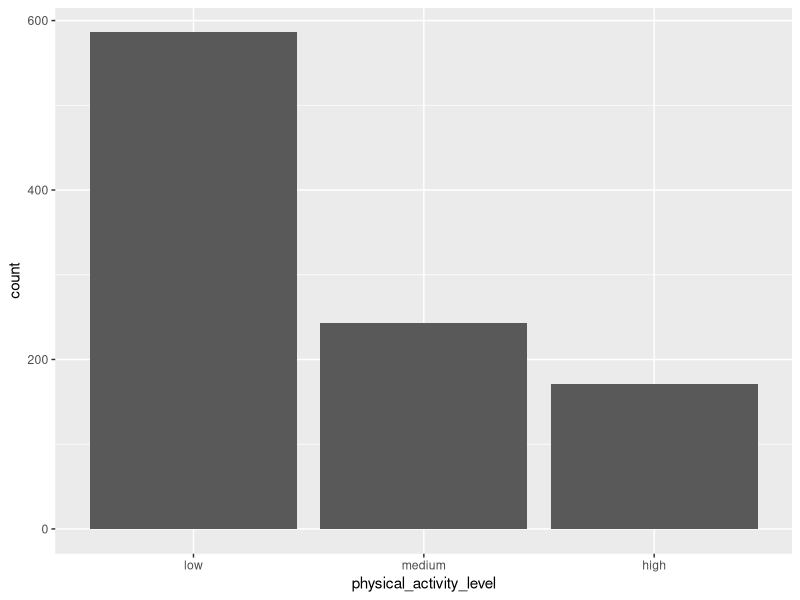
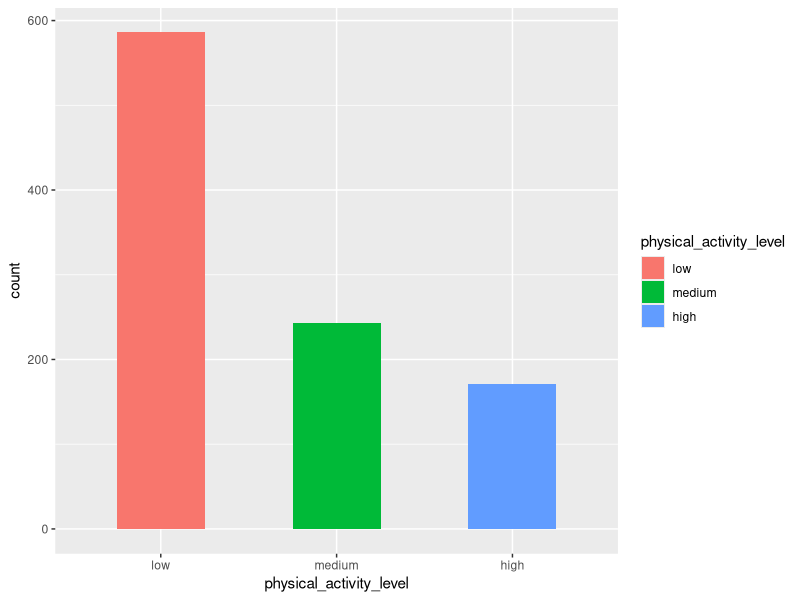
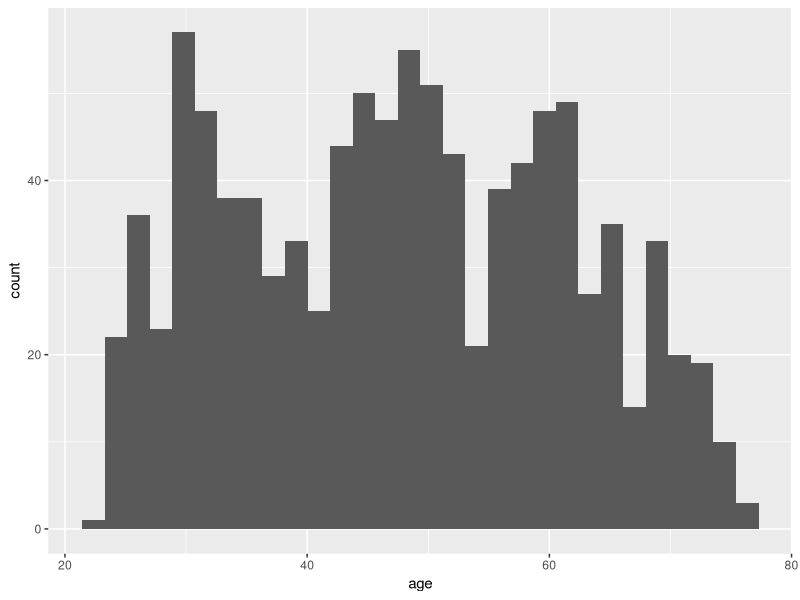
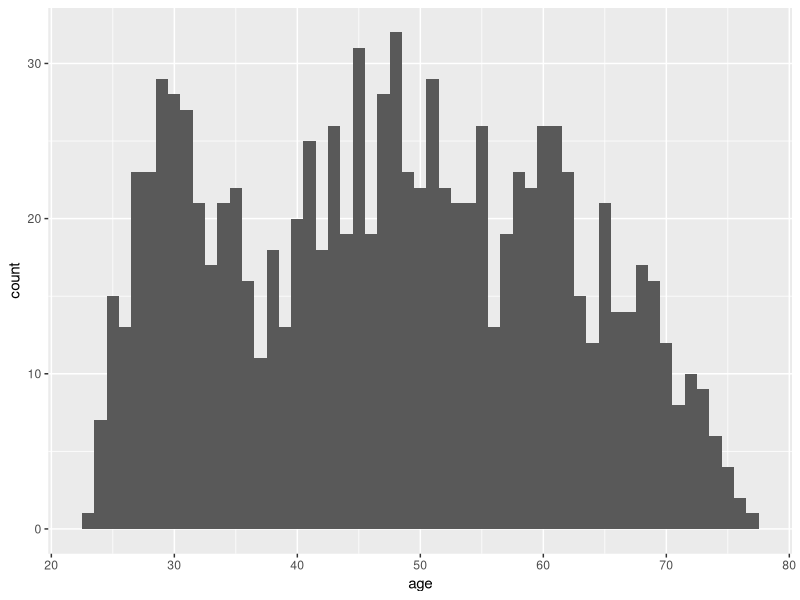
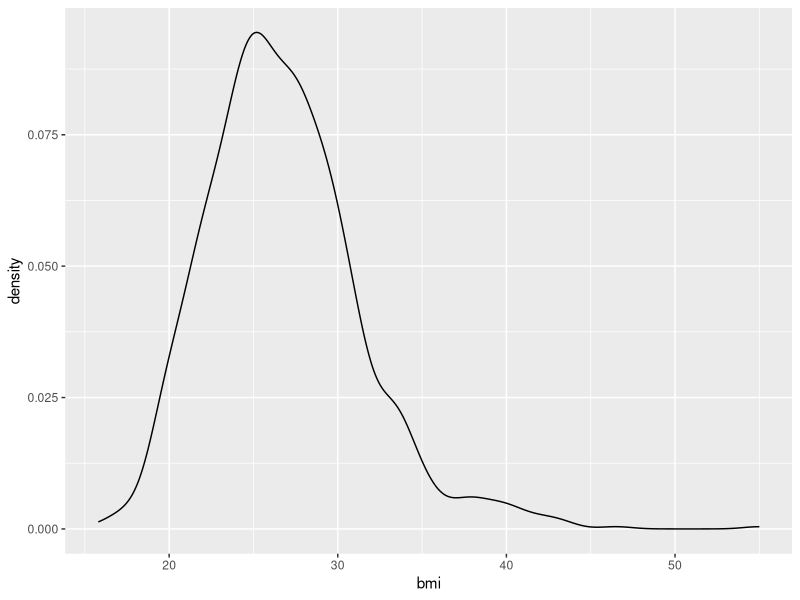
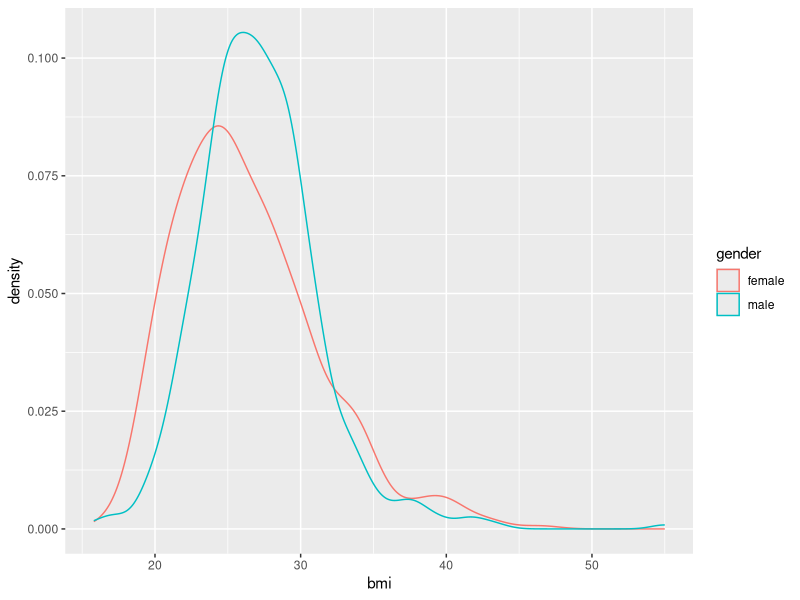
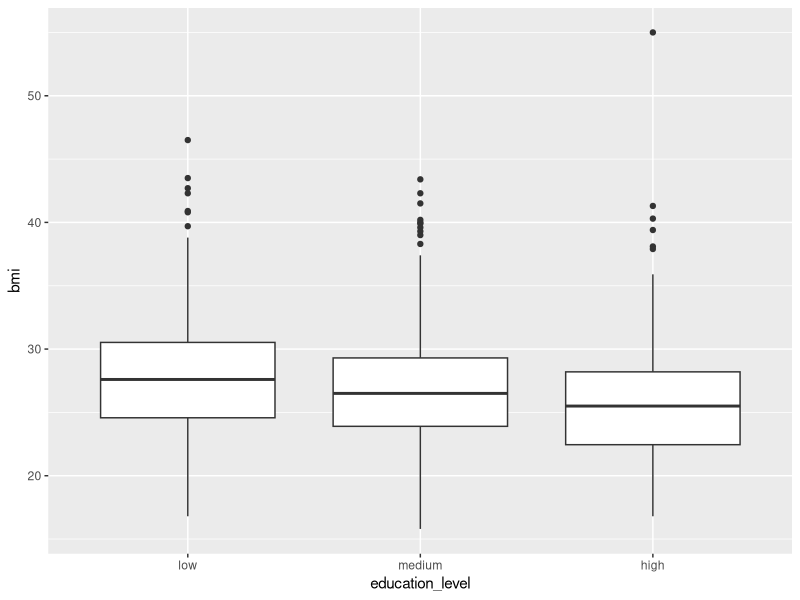
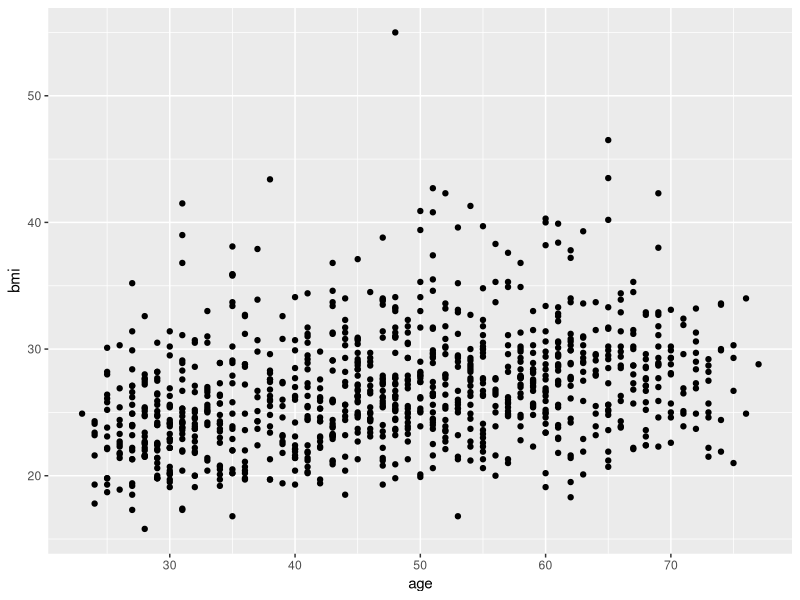

Reproduce these figures in R, in order.
## ---- chunk 1
knitr::opts_chunk$set(echo = TRUE)
solution = F
## ---- chunk 2
# Load tidyverse package
library("tidyverse")

## ---- chunk 3
# Load the dataset
SSRC_data <- read.csv("SSRC_data.csv")

## ---- chunk 4
# Check out the dataset
str(SSRC_data)

## ---- chunk 5
# Transform into factor variables 
SSRC_data <- mutate(SSRC_data, gender = as.factor(gender),
                               education_level = as.factor(education_level),
                               physical_activity_level = as.factor(physical_activity_level))

# Order education_level and physical_activity_level in a reasonable way
SSRC_data <- SSRC_data %>% 
              mutate(education_level = fct_relevel(education_level, c("low", "medium", "high"))) %>% 
              mutate(physical_activity_level = fct_relevel(physical_activity_level, c("low", "medium", "high")))

# Check whether it worked out
levels(SSRC_data$education_level)
levels(SSRC_data$physical_activity_level)

## ---- chunk 6
# variation of gender -> Bar Chart

# Variation of bmi -> Histogram

# Covariation of physical_activity_level and education_level -> Heat Map

# Covariation of bmi and physical_activity_level -> Boxplot

# Covariation of age and bmi -> Scatterplot

## ---- chunk 7
# Create bar chart
ggplot(data = SSRC_data) +
  geom_bar(mapping = aes(x = physical_activity_level))

## ---- chunk 8
# Create bar chart
ggplot(data = SSRC_data) +
  geom_bar(mapping = aes(x = physical_activity_level, fill = physical_activity_level), width = 0.5)

## ---- chunk 9
# Create histogram
ggplot(data = SSRC_data) +
  geom_histogram(mapping = aes(x = age))

## ---- chunk 10
# Create histogram
ggplot(data = SSRC_data) +
  geom_histogram(mapping = aes(x = age), binwidth = 1)

## ---- chunk 11
# Create density plot
ggplot(data = SSRC_data) +
  geom_density(mapping = aes(x = bmi))

## ---- chunk 12
# Create density plots
ggplot(data = SSRC_data) +
  geom_density(mapping = aes(x = bmi, col = gender))

## ---- chunk 13
# Create boxplots
ggplot(data = SSRC_data) +
  geom_boxplot(mapping = aes(x = education_level, y = bmi))

## ---- chunk 14
# Create Scatterplot
ggplot(data = SSRC_data) +
  geom_point(mapping = aes(x = age, y = bmi))

## ---- chunk 15
# Create Scatterplot with a smoother
ggplot(data = SSRC_data) +
  geom_point(mapping = aes(x = age, y = bmi)) +
  geom_smooth(mapping = aes(x = age, y = bmi), method = "lm")

## ---- chunk 16
# Create Scatterplot with horizontal lines
ggplot(data = SSRC_data) +
  geom_point(mapping = aes(x = age, y = bmi)) +
  geom_hline(yintercept = c(18.5, 25, 30))
  

